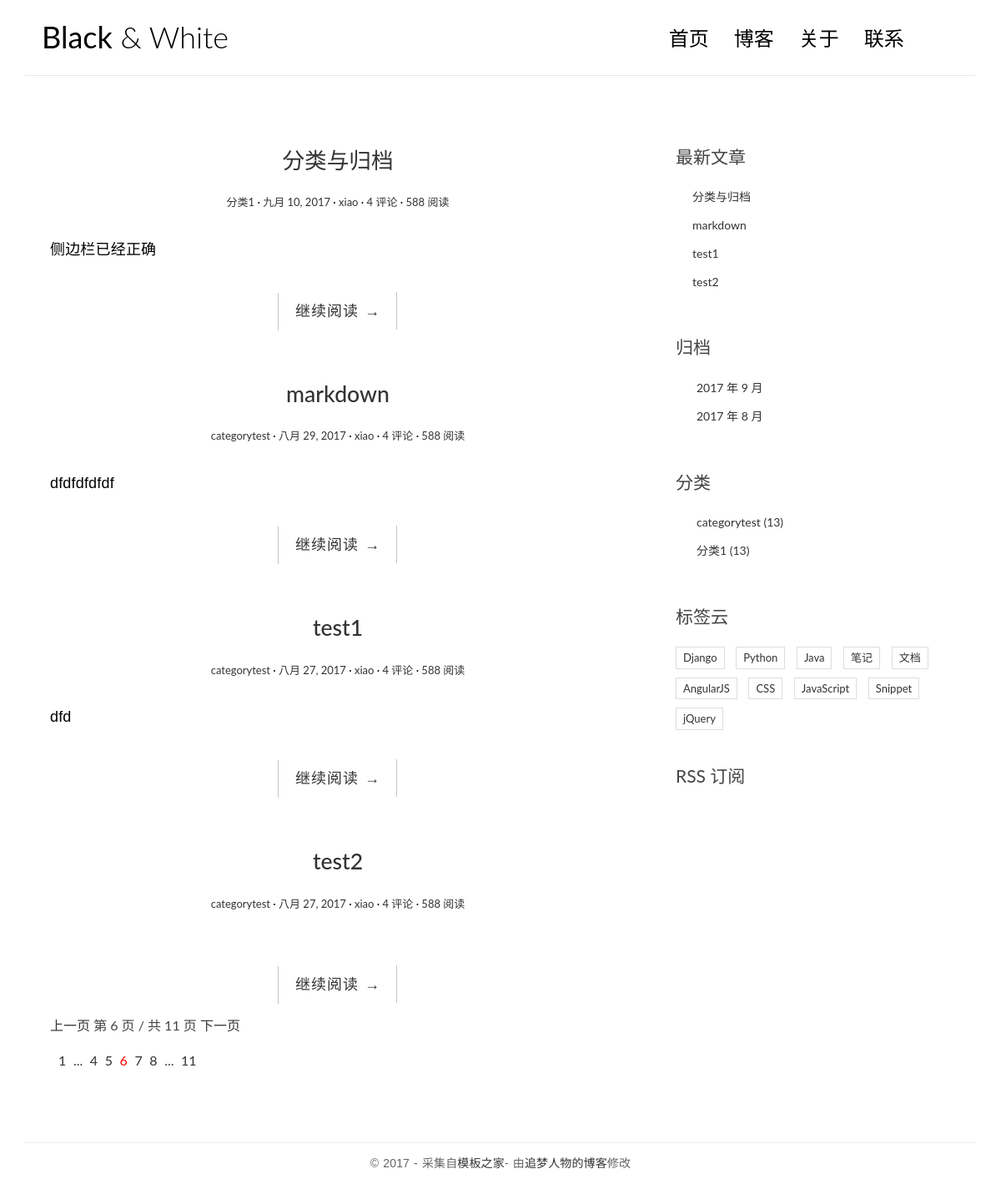
Before: / with the older database file.
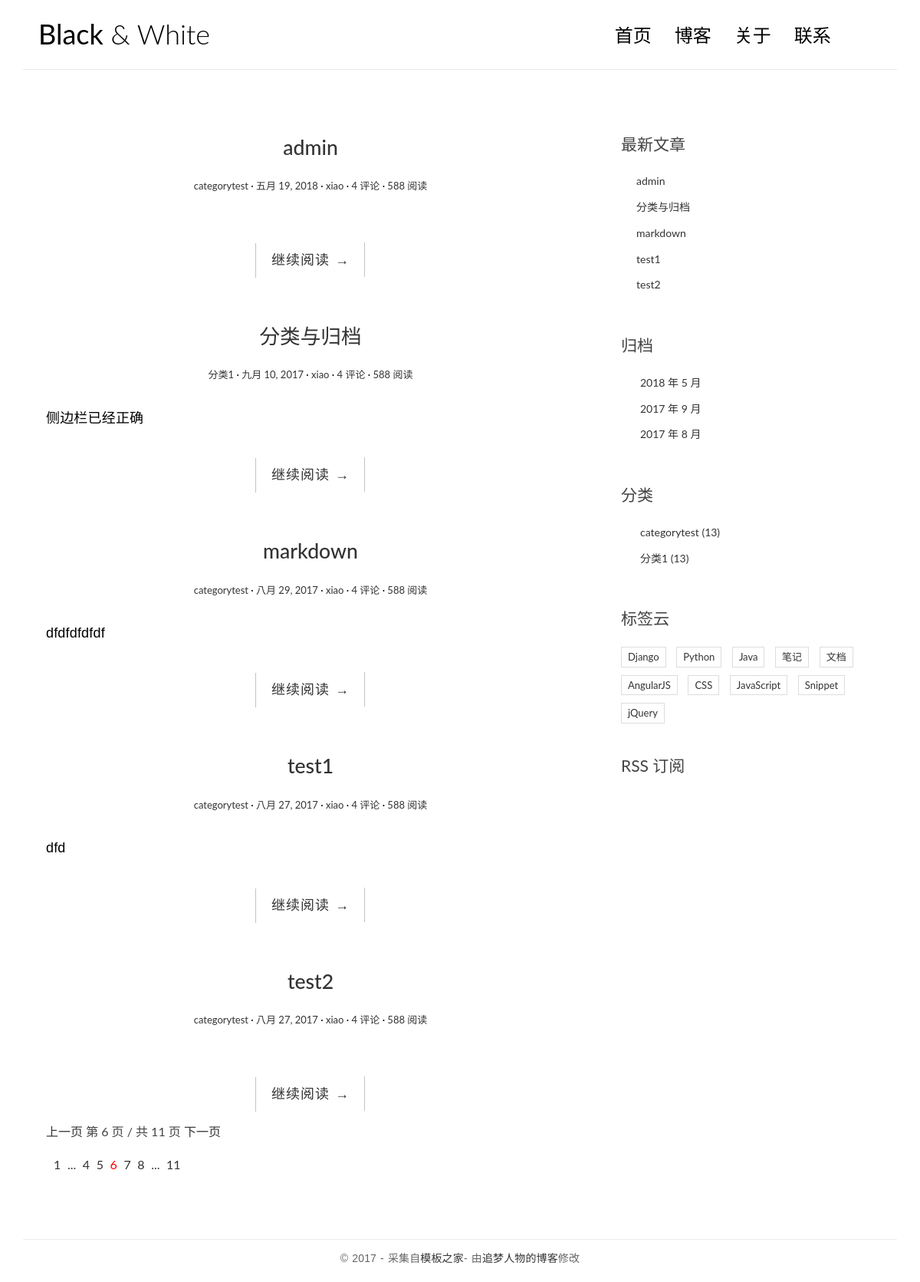
After: the same page with the newer database file.
### blog/models.py (models this page shows, shortened)
class Article(models.Model):
	title = models.CharField(max_length=100)
	body = models.TextField()
	created_time = models.DateField('创建时间', default=timezone.now)
	modified_time = models.DateField('更新时间', auto_now=True)
	excerpt = models.CharField(max_length=200, blank=True)
	category = models.ForeignKey(Category)
	tags = models.ManyToManyField(Tag,blank=True)
	author = models.ForeignKey(User)
	def get_absolute_url(self):
		return reverse('blog:detail', kwargs={'pk': self.pk})

class Category(models.Model):
	name = models.CharField(max_length=100)
	def __str__(self):
		return self.name

### blog/views.py (the view)
# urls.py: url(r'^$', views.index, name='index'),
def index(request):
    post_list = Article.objects.all().order_by('-created_time')
    return render(request, 'blog/article.html', context={'post_list': post_list})

### blog/templatetags/blog_tags.py (called while the page is built)
@register.simple_tag
def get_recent_posts(num=5):
    return Article.objects.all().order_by('-created_time')[:num]

@register.simple_tag
def archives():
    return Article.objects.dates('created_time', 'month', order='DESC')

@register.simple_tag
def get_categories():
    return Category.objects.all()

### templates/blog/article.html
{% extends 'base.html' %}
{% block main %}
    {% for post in post_list %}
        <article class="post post-1">
            <header class="entry-header">
                <h1 class="entry-title">
                    <a href="#">{{ post.title }}</a>
                </h1>
                <div class="entry-meta">
                    <span class="post-category"><a href="#">{{ post.category }}</a></span>
                    <span class="post-date"><a href="#"><time class="entry-date"
                                                              datetime="2012-11-09T23:15:57+00:00">
                        {{ post.created_time }}</time></a></span>
                    <span class="post-author"><a href="#">{{ post.author }}</a></span>
                    <span class="comments-link"><a href="#">4 评论</a></span>
                    <span class="views-count"><a href="#">588 阅读</a></span>
                </div>
            </header>
            <div class="entry-content clearfix">
                <p>{{ post.excerpt }}</p>
                <div class="read-more cl-effect-14">
                    <a href="#" class="more-link">继续阅读 <span class="meta-nav">→</span></a>
                </div>
            </div>
        </article>
    {% empty %}
        <div class="no-post">暂时还没有发布的文章！</div>
    {% endfor %}
{% endblock main %}

### templates/base.html (shortened to what this page needs)
<!DOCTYPE html>
{% load staticfiles %}
{% load blog_tags %}
<html>
<head>
    <link rel="stylesheet" href="{% static 'blog/css/bootstrap.min.css' %}">
    <link rel="stylesheet" href="http://code.ionicframework.com/ionicons/2.0.1/css/ionicons.min.css">
    <link rel="stylesheet" href="{% static 'blog/css/pace.css' %}">
    <link rel="stylesheet" href="{% static 'blog/css/custom.css' %}">
</head>
<body>
<div class="container">
    <header id="site-header">
        <div class="row">
            <div class="col-md-4 col-sm-5 col-xs-8">
                <div class="logo">
                    <h1><a href="index.html"><b>Black</b> &amp; White</a></h1>
                </div>
            </div>
            <div class="col-md-8 col-sm-7 col-xs-4">
                <nav class="main-nav" role="navigation">
                    <div class="collapse navbar-collapse" id="bs-example-navbar-collapse-1">
                        <ul class="nav navbar-nav navbar-right">
                            <li class="cl-effect-11"><a href="index.html" data-hover="首页">首页</a></li>
                            <li class="cl-effect-11"><a href="full-width.html" data-hover="博客">博客</a></li>
                            <li class="cl-effect-11"><a href="about.html" data-hover="关于">关于</a></li>
                            <li class="cl-effect-11"><a href="contact.html" data-hover="联系">联系</a></li>
                        </ul>
                    </div>
                </nav>
            </div>
        </div>
    </header>
</div>
<div class="content-body">
    <div class="container">
        <div class="row">
            <main class="col-md-8">
                {% block main %}
                {% endblock main %}
                <div class="pagination-simple">
                    <a href="#">上一页</a>
                    <span class="current">第 6 页 / 共 11 页</span>
                    <a href="#">下一页</a>
                </div>
                <div class="pagination">
                    <ul>
                        <li><a href="">1</a></li>
                        <li><a href="">...</a></li>
                        <li><a href="">4</a></li>
                        <li><a href="">5</a></li>
                        <li class="current"><a href="">6</a></li>
                        <li><a href="">7</a></li>
                        <li><a href="">8</a></li>
                        <li><a href="">...</a></li>
                        <li><a href="">11</a></li>
                    </ul>
                </div>
            </main>
            <aside class="col-md-4">
                {% get_recent_posts as recent_post_list %}
                <div class="widget widget-recent-posts">
                    <h3 class="widget-title">最新文章</h3>
                    <ul>
                        {% for post in recent_post_list %}
                        <li>
                            <a href="{{ post.get_absolute_url }}">{{ post.title }}</a>
                        </li>
                        {% empty %}
                        <p>暂无文章</p>>
                        {% endfor %}
                    </ul>
                </div>
                {% archives as date_list %}
                <div class="widget widget-archives">
                    <h3 class="widget-title">归档</h3>
                    <ul>
                        {% for date in date_list %}
                        <li>
                            <a href="{% url 'blog:archives' date.year date.month %}">{{ date.year }} 年 {{ date.month }} 月</a>
                        </li>
                        {% empty %}
                        暂无归档
                        {% endfor %}
                    </ul>
                </div>
                {% get_categories as category_list %}
                <div class="widget widget-category">
                    <h3 class="widget-title">分类</h3>
                    <ul>
                        {% for category in category_list %}
                        <li>
                            <a href="{% url 'blog:category' category.pk %}">{{ category.name }} <span class="post-count">(13)</span></a>
                        </li>
                        {% empty %}
                        <p>暂无分类！</p>
                        {% endfor %}
                    </ul>
                </div>
                <div class="widget widget-tag-cloud">
                    <h3 class="widget-title">标签云</h3>
                    <ul>
                        <li>
                            <a href="#">Django</a>
                        </li>
                        <li>
                            <a href="#">Python</a>
                        </li>
                        <li>
                            <a href="#">Java</a>
                        </li>
                        <li>
                            <a href="#">笔记</a>
                        </li>
                        <li>
                            <a href="#">文档</a>
                        </li>
                        <li>
                            <a href="#">AngularJS</a>
                        </li>
                        <li>
                            <a href="#">CSS</a>
                        </li>
                        <li>
                            <a href="#">JavaScript</a>
                        </li>
                        <li>
                            <a href="#">Snippet</a>
                        </li>
                        <li>
                            <a href="#">jQuery</a>
                        </li>
                    </ul>
                </div>
                <div class="rss">
                    <a href=""> RSS 订阅</a>
                </div>
            </aside>
        </div>
    </div>
</div>
<footer id="site-footer">
    <div class="container">
        <div class="row">
            <div class="col-md-12">
                <p class="copyright">&copy 2017 - 采集自<a href="http://www.cssmoban.com/" target="_blank" title="模板之家">模板之家</a>- 由<a href="http://zmrenwu.com/" title="网页模板" target="_blank">追梦人物的博客</a>修改
                </p>
            </div>
        </div>
    </div>
</footer>
</body>
</html>

### blog/static/blog/css/custom.css (style rules this page uses)
* { outline: none; }
h1, h2, h3, h4, h5, h6 { margin-top: 0; }
b { font-weight: 400; }
a { color: #333; }
body { color: #444; font-family: 'Lato', sans-serif; }
p { font-family: 'Ubuntu', sans-serif; font-weight: 400; word-spacing: 1px; letter-spacing: 0.01em; }
#site-header { background-color: #FFF; padding: 25px 20px; margin-bottom: 40px; border-bottom: 1px solid #e7e7e7; }
.logo h1 a { color: #000; }
.logo h1 { margin: 0; font-family: 'Lato', sans-serif; font-weight: 300; }
.main-nav { margin-top: 11px; max-width: 95%; }
.main-nav a { color: #000000 !important; padding: 0 0 5px 0 !important; margin-right: 30px; font-family: 'Lato', sans-serif; font-weight: 300; font-size: 24px; }
.cl-effect-11 a { padding: 10px 0; color: #0972b4; text-shadow: none; }
.cl-effect-11 a::before { position: absolute; top: 0; left: 0; overflow: hidden; padding: 0 0 5px 0 !important; max-width: 0; border-bottom: 1px solid #000; color: #000; content: attr(data-hover); white-space: nowrap; -webkit-transition: max-width 0.5s; -moz-transition: max-width 0.5s; transition: max-width 0.5s; }
.content-body { padding-bottom: 4em; }
.post { background: #fff; padding: 30px 30px 0; }
.entry-title { text-align: center; font-size: 1.9em; margin-bottom: 20px; line-height: 1.6; padding: 10px 20px 0; }
.entry-meta { text-align: center; color: #DDDDDD; font-size: 13px; margin-bottom: 30px; }
.entry-content { font-size: 18px; line-height: 1.9; font-weight: 300; color: #000; }
.post-category::after, .post-date::after, .post-author::after, .comments-link::after { content: ' ·'; color: #000; }
.read-more { font-family: 'Ubuntu', sans-serif; font-weight: 400; word-spacing: 1px; letter-spacing: 0.01em; text-align: center; margin-top: 20px; }
.cl-effect-14 a { padding: 0 20px; height: 45px; line-height: 45px; position: relative; display: inline-block; margin: 15px 25px; letter-spacing: 1px; font-weight: 400; text-shadow: 0 0 1px rgba(255, 255, 255, 0.3); }
.cl-effect-14 a::before, .cl-effect-14 a::after { position: absolute; width: 45px; height: 1px; background: #C3C3C3; content: ''; -webkit-transition: all 0.3s; -moz-transition: all 0.3s; transition: all 0.3s; pointer-events: none; }
.cl-effect-14 a::before { top: 0; left: 0; -webkit-transform: rotate(90deg); -moz-transform: rotate(90deg); transform: rotate(90deg); -webkit-transform-origin: 0 0; -moz-transform-origin: 0 0; transform-origin: 0 0; }
.cl-effect-14 a::after { right: 0; bottom: 0; -webkit-transform: rotate(90deg); -moz-transform: rotate(90deg); transform: rotate(90deg); -webkit-transform-origin: 100% 0; -moz-transform-origin: 100% 0; transform-origin: 100% 0; }
.widget { background: #fff; padding: 30px 0 0; }
.widget-title { font-size: 1.5em; margin-bottom: 20px; line-height: 1.6; padding: 10px 0 0; font-weight: 400; }
.widget-recent-posts ul { padding: 0; margin: 0; padding-left: 20px; }
.widget-recent-posts ul li { list-style-type: none; position: relative; line-height: 170%; margin-bottom: 10px; }
.widget-recent-posts ul li::before { content: '\f3d3'; font-family: "Ionicons"; position: absolute; left: -17px; top: 3px; font-size: 16px; color: #000; }
.widget-archives ul { padding: 0; margin: 0; padding-left: 25px; }
.widget-archives ul li { list-style-type: none; position: relative; line-height: 170%; margin-bottom: 10px; }
.widget-archives ul li::before { content: '\f3f3'; font-family: "Ionicons"; position: absolute; left: -25px; top: 1px; font-size: 16px; color: #000; }
.widget-category ul { padding: 0; margin: 0; padding-left: 25px; }
.widget-category ul li { list-style-type: none; position: relative; line-height: 170%; margin-bottom: 10px; }
.widget-category ul li::before { content: '\f3fe'; font-family: "Ionicons"; position: absolute; left: -25px; top: 1px; font-size: 18px; color: #000; }
.widget-tag-cloud ul { padding: 0; margin: 0; margin-right: -10px; }
.widget-tag-cloud ul li { list-style-type: none; font-size: 13px; display: inline-block; margin-right: 10px; margin-bottom: 10px; padding: 3px 8px; border: 1px solid #ddd; }
.rss { font-size: 21px; margin-top: 30px; }
.rss a { color: #444; }
#site-footer { padding-top: 10px; padding: 0 0 1.5em 0; }
.copyright { text-align: center; padding-top: 1em; margin: 0; border-top: 1px solid #eee; color: #666; }
.pagination-simple { padding-left: 30px; font-size: 16px; }
.pagination ul { list-style: none; }
.pagination ul li { display: inline-block; font-size: 16px; margin-right: 5px; }
.current a { color: red; }

Changed rows visible on the page:
added Article: title "admin", category "categorytest", created_time "五月 19, 2018", author "xiao"
Other visible differences:
new list line: "2018 年 5 月"
